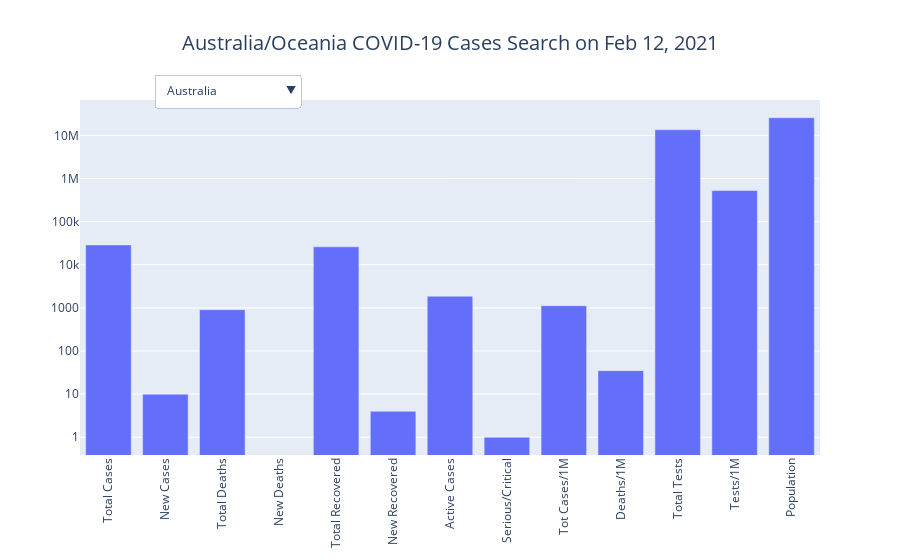

Notebook code for this chart:
### Code cell
country_visualization('Australia/Oceania')

### Figure 1 — Plotly figure (JSON) as saved in the notebook; plotly's stock layout.template omitted (floating-point values rounded to 4 significant figures; data arrays with more than 128 entries replaced by an {"elided": "..."} marker saying what was removed)
{"data": [{"y": [28887, 10, 909, -1, 26111, 4, 1867, 1, 1125, 35, 13524971, 526624, 25682404], "visible": true, "type": "bar", "name": "Australia", "x": ["Total Cases", "New Cases", "Total Deaths", "New Deaths", "Total Recovered", "New Recovered", "Active Cases", "Serious/Critical", "Tot Cases/1M", "Deaths/1M", "Total Tests", "Tests/1M", "Population"]}, {"y": [18263, 6, 135, -1, 4842, -1, 13286, 5, 64782, 479, 26355, 93486, 281913], "visible": false, "type": "bar", "name": "French Polynesia", "x": ["Total Cases", "New Cases", "Total Deaths", "New Deaths", "Total Recovered", "New Recovered", "Active Cases", "Serious/Critical", "Tot Cases/1M", "Deaths/1M", "Total Tests", "Tests/1M", "Population"]}, {"y": [2326, 2, 25, -1, 2257, 12, 44, -1, 465, 5, 1578782, 315624, 5002100], "visible": false, "type": "bar", "name": "New Zealand", "x": ["Total Cases", "New Cases", "Total Deaths", "New Deaths", "Total Recovered", "New Recovered", "Active Cases", "Serious/Critical", "Tot Cases/1M", "Deaths/1M", "Total Tests", "Tests/1M", "Population"]}, {"y": [914, -1, 9, -1, 846, -1, 59, -1, 101, 1, 43728, 4831, 9051125], "visible": false, "type": "bar", "name": "Papua New Guinea", "x": ["Total Cases", "New Cases", "Total Deaths", "New Deaths", "Total Recovered", "New Recovered", "Active Cases", "Serious/Critical", "Tot Cases/1M", "Deaths/1M", "Total Tests", "Tests/1M", "Population"]}, {"y": [52, 2, -1, -1, 49, 1, 3, -1, 181, -1, 21897, 76245, 287193], "visible": false, "type": "bar", "name": "New Caledonia", "x": ["Total Cases", "New Cases", "Total Deaths", "New Deaths", "Total Recovered", "New Recovered", "Active Cases", "Serious/Critical", "Tot Cases/1M", "Deaths/1M", "Total Tests", "Tests/1M", "Population"]}, {"y": [18, -1, -1, -1, 14, -1, 4, -1, 26, -1, 4500, 6454, 697195], "visible": false, "type": "bar", "name": "Solomon Islands", "x": ["Total Cases", "New Cases", "Total Deaths", "New Deaths", "Total Recovered", "New Recovered", "Active Cases", "Serious/Critical", "Tot Cases/1M", "Deaths/1M", "Total Tests", "Tests/1M", "Population"]}, {"y": [9, -1, -1, -1, 5, -1, 4, -1, 810, -1, 1202, 108132, 11116], "visible": false, "type": "bar", "name": "Wallis and Futuna", "x": ["Total Cases", "New Cases", "Total Deaths", "New Deaths", "Total Recovered", "New Recovered", "Active Cases", "Serious/Critical", "Tot Cases/1M", "Deaths/1M", "Total Tests", "Tests/1M", "Population"]}], "layout": {"xaxis": {"tickangle": -90}, "yaxis": {"type": "log"}, "updatemenus": [{"yanchor": "top", "direction": "down", "showactive": true, "xanchor": "left", "buttons": [{"args": [{"visible": {"elided": "211 bool values"}}], "method": "update", "label": "Australia"}, {"args": [{"visible": {"elided": "211 bool values"}}], "method": "update", "label": "French Polynesia"}, {"args": [{"visible": {"elided": "211 bool values"}}], "method": "update", "label": "New Zealand"}, {"args": [{"visible": {"elided": "211 bool values"}}], "method": "update", "label": "Papua New Guinea"}, {"args": [{"visible": {"elided": "211 bool values"}}], "method": "update", "label": "New Caledonia"}, {"args": [{"visible": {"elided": "211 bool values"}}], "method": "update", "label": "Solomon Islands"}, {"args": [{"visible": {"elided": "211 bool values"}}], "method": "update", "label": "Wallis and Futuna"}], "pad": {"r": 10, "t": 10}, "y": 1.1, "x": 0.1}], "title": {"text": "Australia/Oceania COVID-19 Cases Search on Feb 12, 2021", "font": {"size": 20}, "xanchor": "center", "x": 0.5}}}
